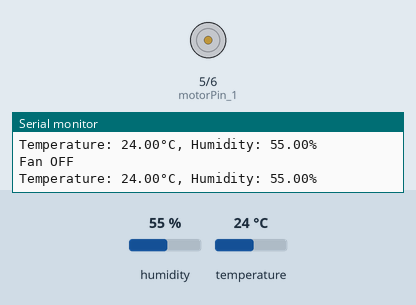
Recording of a sketch running on a simulated Arduino Uno, built with avr-gcc and run on an emulated ATmega328P. On the bench: motor-driver pin pairs drawn as motors (green arrow = first pin HIGH = forward, orange = second pin HIGH = backward, longer = more drive), the last lines printed to the serial monitor. The test bench sets the inputs (shaded band); at power-on: temperature 24 °C, humidity 55 %.

Above: at 2.8 s.
2.9 s: temperature set to 26 °C
At 7.2 s:
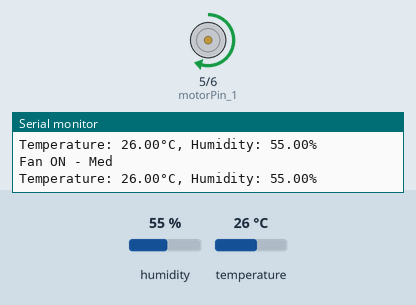
7.5 s: temperature set to 28 °C
11.3 s: temperature set to 31 °C
At 14.7 s:
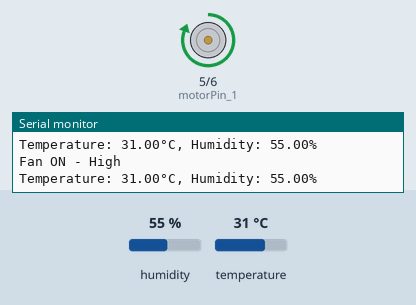
Timing chart, 0 to 16.2 s (numbered marks = the images above; inputs shaded):
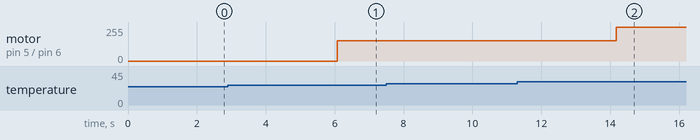

The sketch:

auto_fan_cooling_function.ino
```cpp
#include <DHT.h>

int dhtPin = 2;
int dhtType = DHT11;
DHT dht(dhtPin, dhtType);
float humi;
float temp;
int motorPin_1 = 5; // DRV8833 IN1
int motorPin_2 = 6; // DRV8833 IN2

int medWarm = 25;  // replace tempThs_1 with medWarm
int veryWarm = 30; // replace tempThs_2 with veryWarm

void setup()
{
    // put your setup code here, to run once:
    Serial.begin(9600);
    dht.begin();
    pinMode(motorPin_1, OUTPUT);
    pinMode(motorPin_2, OUTPUT);
}

void loop()
{
    // put your main code here, to run repeatedly:
    updateTempHumi();
    handleAutoFanCooling();
}

void updateTempHumi()
{
    humi = dht.readHumidity();
    temp = dht.readTemperature(); // Celsius
    Serial.print(F("Temperature: "));
    Serial.print(temp);
    Serial.print(F("°C, Humidity: "));
    Serial.print(humi);
    Serial.println(F("%"));
    delay(2000); // DHT11 sensor can only be read every 2 seconds
}

void handleAutoFanCooling()
{
    if (temp < medWarm)
    {
        fanOff();
    }
    else if (temp >= medWarm && temp < veryWarm)
    {
        analogWrite(motorPin_1, 153);
        analogWrite(motorPin_2, 0); // half speed cooling fan
        Serial.println(F("Fan ON - Med"));
    }
    else {
        analogWrite(motorPin_1, 255);
        analogWrite(motorPin_2, 0);  // full speed cooling fan
        Serial.println(F("Fan ON - High"));
    }
}

void fanOff()
{
    analogWrite(motorPin_1, 0);
    analogWrite(motorPin_2, 0); // stop motor: both inputs LOW
    Serial.println(F("Fan OFF"));
}
```

Measured:
- the behaviour switches between 24 and 25 °C on temperature (found by bisection; images 0 and 1)
- the behaviour switches between 29 and 30 °C on temperature (found by bisection; images 1 and 2)
- after the input at 2.9 s, motor on pin 5 (motorPin_1) / pin 6 (motorPin_2): stopped → forward 153/255 after 3.2 s
- after the input at 11.3 s, motor on pin 5 (motorPin_1) / pin 6 (motorPin_2): forward 153/255 → forward 255/255 after 2.9 s
